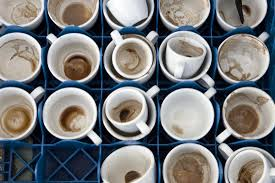
//> input picture week-02/images.jpg, 275 x 183 px
$ ./Practicas1-5 images.jpg   (built with g++ and OpenCV 4)
//> lines starting //> are read from the running program, lines starting //| are printed output that depends on the picture
#include "opencv2/highgui/highgui.hpp"
#include "opencv2/imgproc/imgproc.hpp"
#include <iostream>
#include <stdio.h>

using namespace cv;
using namespace std;

/// Global variables
char* source_window = "Source image";
char* warp_window = "Warp";
char* warp_rotate_window = "Warp + Rotate";

/** @function main */
int main( int argc, char** argv )
{
  Point2f srcTri[3];
  Point2f dstTri[3];
  Mat rot_mat( 2, 3, CV_32FC1 );
  Mat warp_mat( 2, 3, CV_32FC1 );
  Mat src, warp_dst, warp_rotate_dst;
  /// Load the image
  src = imread( argv[1], 1 );
//> src is the input picture: 183 rows x 275 cols, CV_8UC3; mean B, G, R 123.9, 122.3, 121.2
  /// Set the dst image the same type and size as src
  warp_dst = Mat::zeros( src.rows, src.cols, src.type() );
  /// Set your 3 points to calculate the Affine Transform
  srcTri[0] = Point2f( 0,0 );
  srcTri[1] = Point2f( src.cols - 1, 0 );
  srcTri[2] = Point2f( 0, src.rows - 1 );
  dstTri[0] = Point2f( src.cols*0.0, src.rows*0.33 );
  dstTri[1] = Point2f( src.cols*0.85, src.rows*0.25 );
  dstTri[2] = Point2f( src.cols*0.15, src.rows*0.7 );
  /// Get the Affine Transform
  warp_mat = getAffineTransform( srcTri, dstTri );
  /// Apply the Affine Transform just found to the src image
  warpAffine( src, warp_dst, warp_mat, warp_dst.size() );
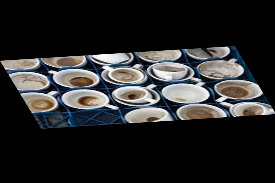
//> warp_dst: 183 rows x 275 cols, CV_8UC3; mean B, G, R 40.8, 40.3, 39.9
  /** Rotating the image after Warp */
  /// Compute a rotation matrix with respect to the center of the image
  Point center = Point( warp_dst.cols/2, warp_dst.rows/2 );
//> center = Point(137, 91)
  double angle = -50.0;
  double scale = 0.6;
  /// Get the rotation matrix with the specifications above
  rot_mat = getRotationMatrix2D( center, angle, scale );
  /// Rotate the warped image
  warpAffine( warp_dst, warp_rotate_dst, rot_mat, warp_dst.size() );
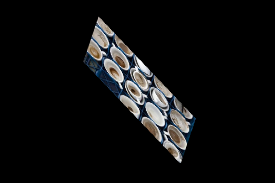
//> warp_rotate_dst: 183 rows x 275 cols, CV_8UC3; mean B, G, R 14.7, 14.5, 14.4
  /// Show what you got
  namedWindow( source_window, CV_WINDOW_AUTOSIZE );
  imshow( source_window, src );
  namedWindow( warp_window, CV_WINDOW_AUTOSIZE );
  imshow( warp_window, warp_dst );
  namedWindow( warp_rotate_window, CV_WINDOW_AUTOSIZE );
  imshow( warp_rotate_window, warp_rotate_dst );
  /// Wait until user exits the program
  waitKey(0);
  return 0;
}
